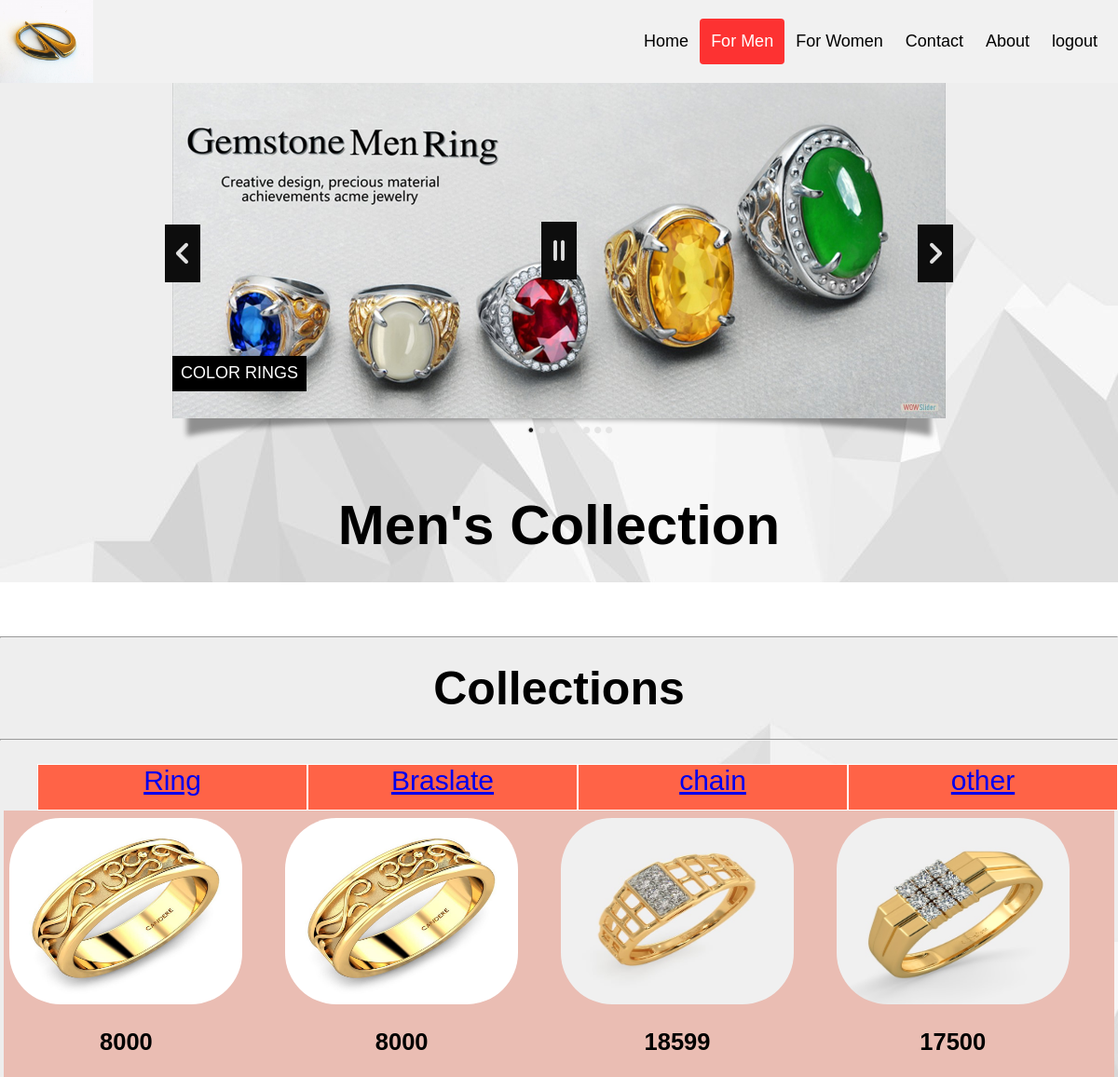
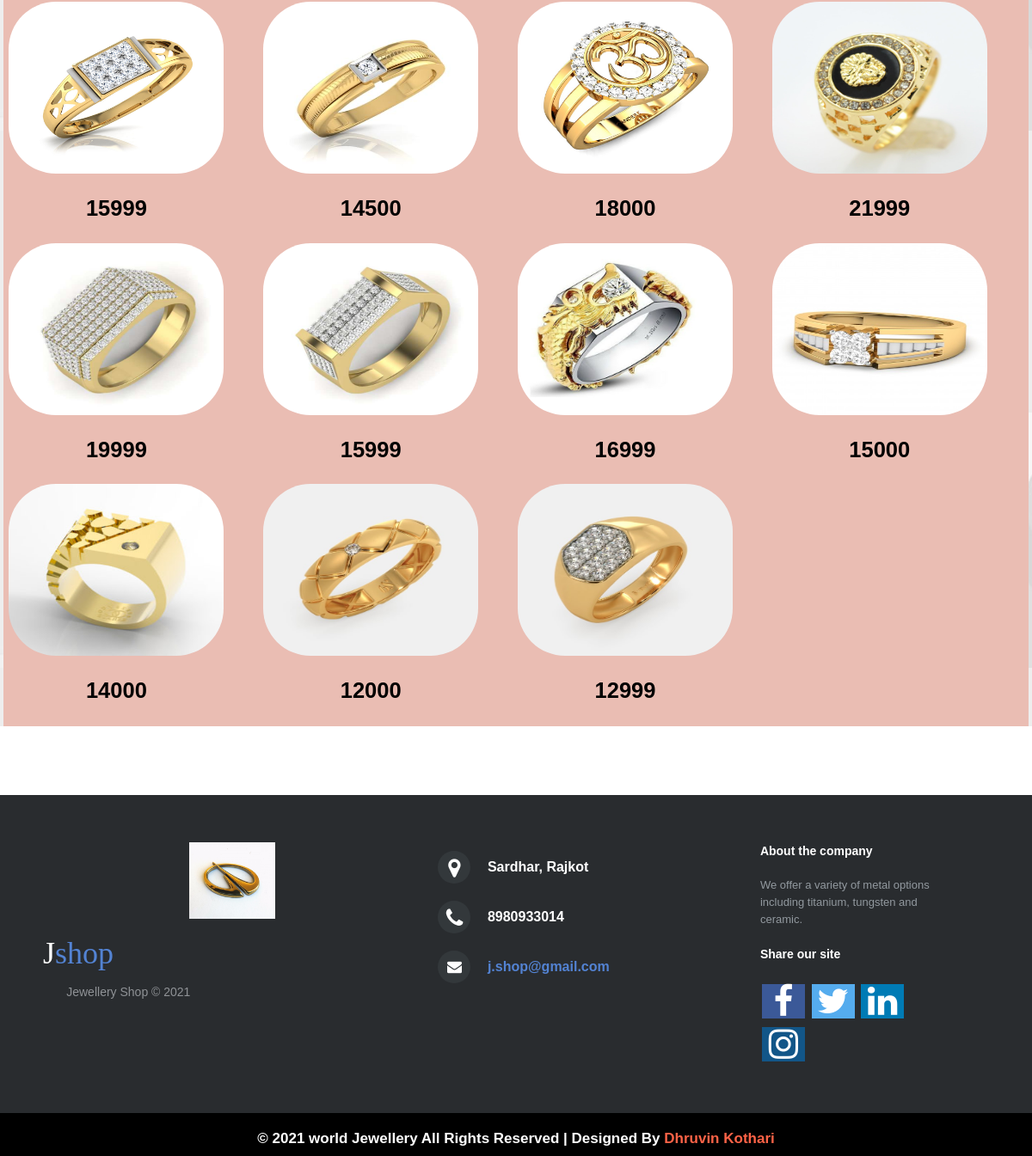
Screenshot of /men.php?type=ring&gender=men with the database file from the repository (2 pictures, top to bottom).
### tables this page shows
CREATE TABLE `allproduct` (
  `id` int(10) NOT NULL,
  `gender` varchar(10) NOT NULL,
  `pname` varchar(50) NOT NULL,
  `detail` varchar(100) NOT NULL,
  `prize` varchar(10) NOT NULL,
  `size` varchar(10) NOT NULL,
  `code` varchar(10) NOT NULL,
  `type` varchar(10) NOT NULL,
  `quantity` int(5) NOT NULL,
  `photo` varchar(50) NOT NULL
);

### men.php (the view, shortened to what this page needs)
<!DOCTYPE html>
<html>
<head>
<link rel="stylesheet" href="https://cdnjs.cloudflare.com/ajax/libs/font-awesome/4.7.0/css/font-awesome.min.css">
	<link rel="stylesheet" href="css/index.css">
	<link rel="stylesheet" href="style.css">
<link rel="stylesheet" type="text/css" href="css/style.css" />
<link rel="stylesheet" type="text/css" href="engine1/style.css" />
</head>
	<body>
	<div class="head">
					<img src="image/logo.jpg" height="45px" alt="logo" />
	<div class="header">
  <div class="header-right">
    <a href="index.php">Home</a>
	<a class="active" href="men.php?gender=men"">For Men</a>
	<a href="women.php">For Women</a>
    <a href="contact.php">Contact</a>
    <a href="about.php">About</a>
    <a href="login.php">logout</a>
  </div>
  </div>
</div>
<center>
<div id="wowslider-container1">
<div class="ws_images"><ul>
		<li><img src="data1/images/sl2.jpg" alt="sl2" title="Color Rings" id="wows1_0"/></li>
	</ul></div>
	<div class="ws_bullets"><div>
		<a href="#" title="sl2"><span><img src="data1/tooltips/sl2.jpg" alt="sl2"/>1</span></a>
		<a href="#" title="sl3"><span><img src="data1/tooltips/sl3.jpg" alt="sl3"/>2</span></a>
		<a href="#" title="sl5"><span><img src="data1/tooltips/sl5.jpg" alt="sl5"/>3</span></a>
		<a href="#" title="sl6"><span><img src="data1/tooltips/sl6.jpg" alt="sl6"/>4</span></a>
		<a href="#" title="sl8"><span><img src="data1/tooltips/sl8.jpg" alt="sl8"/>5</span></a>
		<a href="#" title="sl9"><span><img src="data1/tooltips/sl9.jpg" alt="sl9"/>6</span></a>
		<a href="#" title="sl10"><span><img src="data1/tooltips/sl10.jpg" alt="sl10"/>7</span></a>
		<a href="#" title="sl11"><span><img src="data1/tooltips/sl11.jpg" alt="sl11"/>8</span></a>
	</div></div><div class="ws_script" style="position:absolute;left:-99%"><a href="#slideshow">slideshow</a></div>
<div class="ws_shadow"></div>
</div>
<br><br><br><br>
<b style="color:Black;font-size:60px;">Men's Collection</b><br><br><br><br>
<footer style="background-image:url('image/cate.jpg');">
<b style="color:Black;font-size:50px;"><hr>
Collections<hr></b>
<div id="container">
	<ul align="center">
		<li><a href="men.php?type=ring&gender=men">Ring</a></li>
		<li><a href="men.php?type=braslate&gender=men">Braslate</a></li>
		<li><a href="men.php?type=chain&gender=men">chain</a></li>
		<li><a href="men.php?type=other&gender=men">other</a></li>
	</ul>
	<?php
		$con= mysqli_connect("localhost","root","","jshop");
					$type=$_REQUEST["type"];
					$gender= $_REQUEST["gender"];
					$q= "SELECT * from allproduct where gender='".$gender."' and type='".$type."'";
					$r= mysqli_query($con,$q);
			?>
			<form name="f1" method="get">
<table width="1000" border="0" align="center" bgcolor="#EABDB3">
  <tr>
    <td>
	<?php
		echo "<table border='0' align='center'>";
	for($i=1;$i<=1;$i++)
	{
		$j=0;
		echo "<tr>";
		while($row=mysqli_fetch_array($r))
		{
				if($j%4 != 0)
				{
				echo "<td colspan='2'>";
				 echo "<a href='shipping.php'>
				 <img src='".$row['photo']."' width='250' height='200' style='border-radius: 55px; '    /></a>";?>
			<?php
				 echo "<h2><center>".$row['prize']."</center></h2>";
				?>
	<?php
			echo "</td><td>&nbsp;&nbsp;&nbsp;&nbsp;&nbsp;&nbsp;&nbsp;&nbsp;</td>";
				}
				else
				{
					echo "</tr><tr>";
					echo "<td colspan='2'>";
					echo "<a href='shipping.php'>
						  <img src='".$row['photo']."' width='250' height='200' style='border-radius: 55px; ' /></a>";
					echo "<h2><center>".$row['prize']."</center></h2>";
				?>
	<?php
						echo "</td><td>&nbsp;&nbsp;&nbsp;&nbsp;&nbsp;&nbsp;&nbsp;&nbsp;</td>";
				}
				$j++;
	 	}
		echo "</tr></table>";
	}
?>
	</td>
  </tr>
</table>
	</div>
	</footer>
	</center>
			<?php include("footer.php"); ?>
	</body>
</html>

### footer.php
	<footer class="footer-distributed">
			<div class="footer-left">
			<div class="head">
				<img src="image/logo.jpg" height="45px" hspace="170" alt="logo" />
			<br><br><br><br><br><br>
			</div>
			<h3>
			J<span>shop</span></h3>
			<p class="footer-company-name"><br>&nbsp;&nbsp;&nbsp;&nbsp;&nbsp;&nbsp;
			Jewellery Shop &copy; 2021</p>
		</div>
		<div class="footer-center">
			<div>
				<i class="fa fa-map-marker"></i>
				<p><span></span> Sardhar, Rajkot</p>
			</div>
			<div>
				<i class="fa fa-phone"></i>
				<p>8980933014</p>
			</div>
			<div>
				<i class="fa fa-envelope"></i>
				<p><a href="mailto:support@company.com">j.shop@gmail.com</a></p>
			</div>
		</div>
		<div class="footer-right">
			<p class="footer-company-about">
				<span>About the company</span>
				We offer a variety of metal options including titanium, tungsten and ceramic.
			<span><br>Share our site</span>
			<a href="https://www.facebook.com/" class="fa fa-facebook"></a>
			<a href="https://twitter.com/login?lang=en" class="fa fa-twitter"></a>
			<a href="https://in.linkedin.com/" class="fa fa-linkedin"></a>
			<a href="https://www.instagram.com/accounts/login/?hl=en" class="fa fa-instagram"></a>
			</p>
		</div>
	</footer>
<center>
<footer style="background-color:black;color:white;height:50px;"><br>
<b>&copy; 2021 world Jewellery All Rights Reserved | Designed By</b><b style="color:tomato;"> Dhruvin Kothari</b>
</footer>
</center>

### css/index.css (style rules this page uses)
.footer-distributed { background-color: #292c2f; box-shadow: 0 1px 1px 0 rgba(0, 0, 0, 0.12); box-sizing: border-box; width: 100%; text-align: left; font: bold 16px sans-serif; padding: 55px 50px; margin-top: 80px; }
.footer-distributed .footer-left, .footer-distributed .footer-center, .footer-distributed .footer-right { display: inline-block; vertical-align: top; }
.footer-distributed .footer-left { width: 40%; }
.footer-distributed h3 { color: #ffffff; font: normal 36px 'Cookie', cursive; margin: 0; }
.footer-distributed h3 span { color: #5383d3; }
.footer-distributed .footer-company-name { color: #8f9296; font-size: 14px; font-weight: normal; margin: 0; }
.footer-distributed .footer-center { width: 35%; }
.footer-distributed .footer-center i { background-color: #33383b; color: #ffffff; font-size: 25px; width: 38px; height: 38px; border-radius: 50%; text-align: center; line-height: 42px; margin: 10px 15px; vertical-align: middle; }
.footer-distributed .footer-center i.fa-envelope { font-size: 17px; line-height: 38px; }
.footer-distributed .footer-center p { display: inline-block; color: #ffffff; vertical-align: middle; margin:0; }
.footer-distributed .footer-center p a { color: #5383d3; text-decoration: none;; }
.footer-distributed .footer-right { width: 20%; }
.footer-distributed .footer-company-about { line-height: 20px; color: #92999f; font-size: 13px; font-weight: normal; margin: 0; }
.footer-distributed .footer-company-about span { display: block; color: #ffffff; font-size: 14px; font-weight: bold; margin-bottom: 20px; }
* { box-sizing: border-box; }
body { margin: 0; font-family: Arial, Helvetica, sans-serif; }
.header { overflow: hidden; background-color: #f1f1f1; padding: 20px 10px; }
.header a { float: left; color: black; text-align: center; padding: 12px; text-decoration: none; font-size: 18px; line-height: 25px; border-radius: 4px; }
.header a.active { background-color: #FD3232; color: white; }
.header-right { float: right; }
.fa { padding: 5x; font-size: 40px; width: 50px; text-align: center; text-decoration: none; margin: 5px 2px; }
.fa-facebook { background: #3B5998; color: white; }
.fa-twitter { background: #55ACEE; color: white; }
.fa-linkedin { background: #007bb5; color: white; }
.fa-instagram { background: #125688; color: white; }

### style.css (style rules this page uses)
body { margxin: 0; font-family: Arial; font-size: 17px; }

### engine1/style.css (style rules this page uses)
#wowslider-container1 { display: table; zoom: 1; position: relative; width: 100%; max-width: 830px; max-height:360px; margin:0px auto 0px; z-index:90; text-align:left; font-size: 10px; text-shadow: none; -webkit-box-sizing: content-box; -moz-box-sizing: content-box; box-sizing: content-box; }
#wowslider-container1 .ws_images ul { position:relative; width: 10000%; height:100%; left:0; list-style:none; margin:0; padding:0; border-spacing:0; overflow: visible; }
#wowslider-container1 .ws_images ul li { position: relative; width:1%; height:100%; line-height:0; overflow: hidden; float:left; padding:0 0 0 0 !important; margin:0 0 0 0 !important; }
#wowslider-container1 .ws_images { position: relative; left:0; top:0; height:100%; max-height:360px; max-width: 830px; vertical-align: top; border:none; overflow: hidden; }
#wowslider-container1 a { text-decoration: none; outline: none; border: none; }
#wowslider-container1 .ws_bullets { float: left; position:absolute; z-index:70; }
#wowslider-container1 .ws_bullets div { position:relative; float:left; font-size: 0px; }
#wowslider-container1 .ws_bullets a { line-height: 0; }
#wowslider-container1.ws_gestures { cursor: -webkit-grab; cursor: -moz-grab; }
#wowslider-container1 .ws_bullets { padding: 10px; }
#wowslider-container1 .ws_bullets a { margin-left:4px; width:8px; height:15px; background: url(./bullet.png) left 50% no-repeat; float: left; text-indent: -4000px; position:relative; color:transparent; }
#wowslider-container1 .ws_bullets a.ws_selbull, #wowslider-container1 .ws_bullets a:hover { background-position: right 50%; }
#wowslider-container1 .ws_bullets { bottom:-30px; left:50%; }
#wowslider-container1 .ws_bullets div { left:-50%; }
#wowslider-container1 .ws_shadow { background: url(./shadow.png) left 100%; background-repeat: no-repeat; background-size:100%; width:100%; height:7%; position: absolute; left:0; bottom:-7%; z-index:-1; }

### rows the page displays
allproduct: photo (picture), prize "8000"
allproduct: photo (picture), prize "8000"
allproduct: photo (picture), prize "18599"
allproduct: photo (picture), prize "17500"
allproduct: photo (picture), prize "15999"
allproduct: photo (picture), prize "14500"
allproduct: photo (picture), prize "18000"
allproduct: photo (picture), prize "21999"
allproduct: photo (picture), prize "19999"
allproduct: photo (picture), prize "15999"
allproduct: photo (picture), prize "16999"
allproduct: photo (picture), prize "15000"
allproduct: photo (picture), prize "14000"
allproduct: photo (picture), prize "12000"
allproduct: photo (picture), prize "12999"
